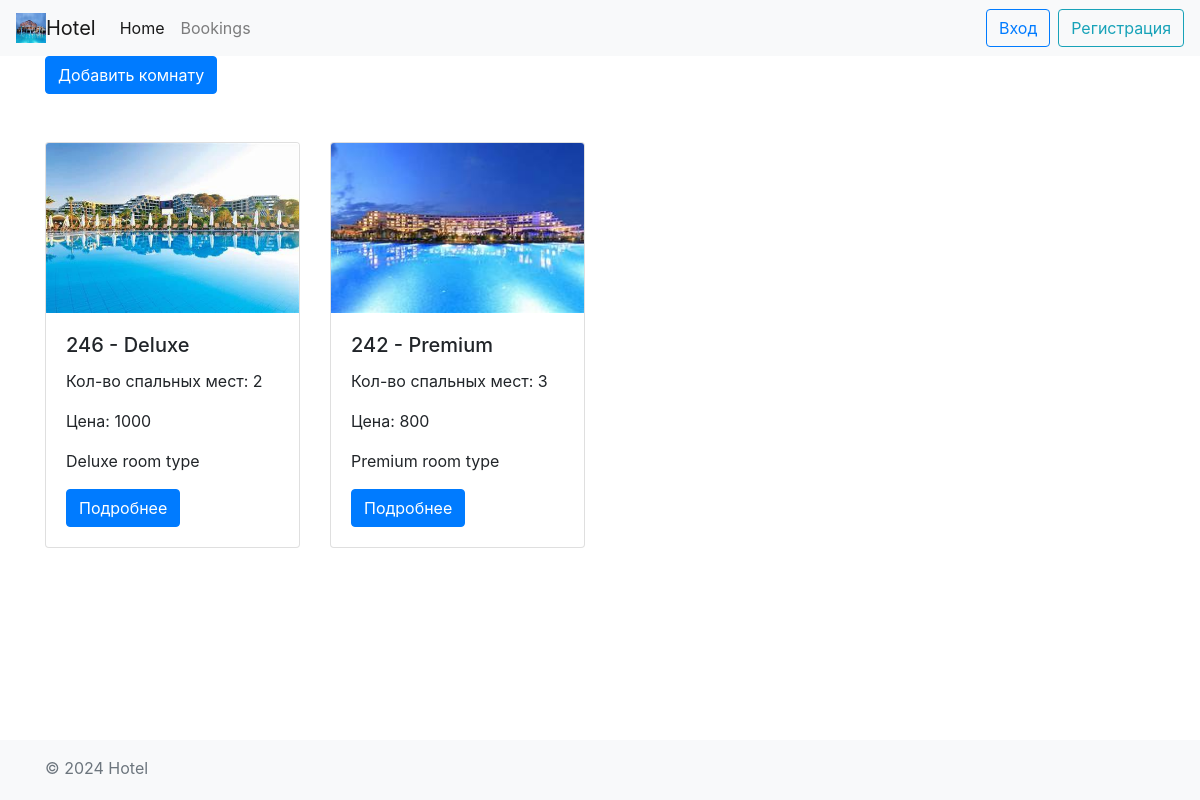
The app's page /, older data.
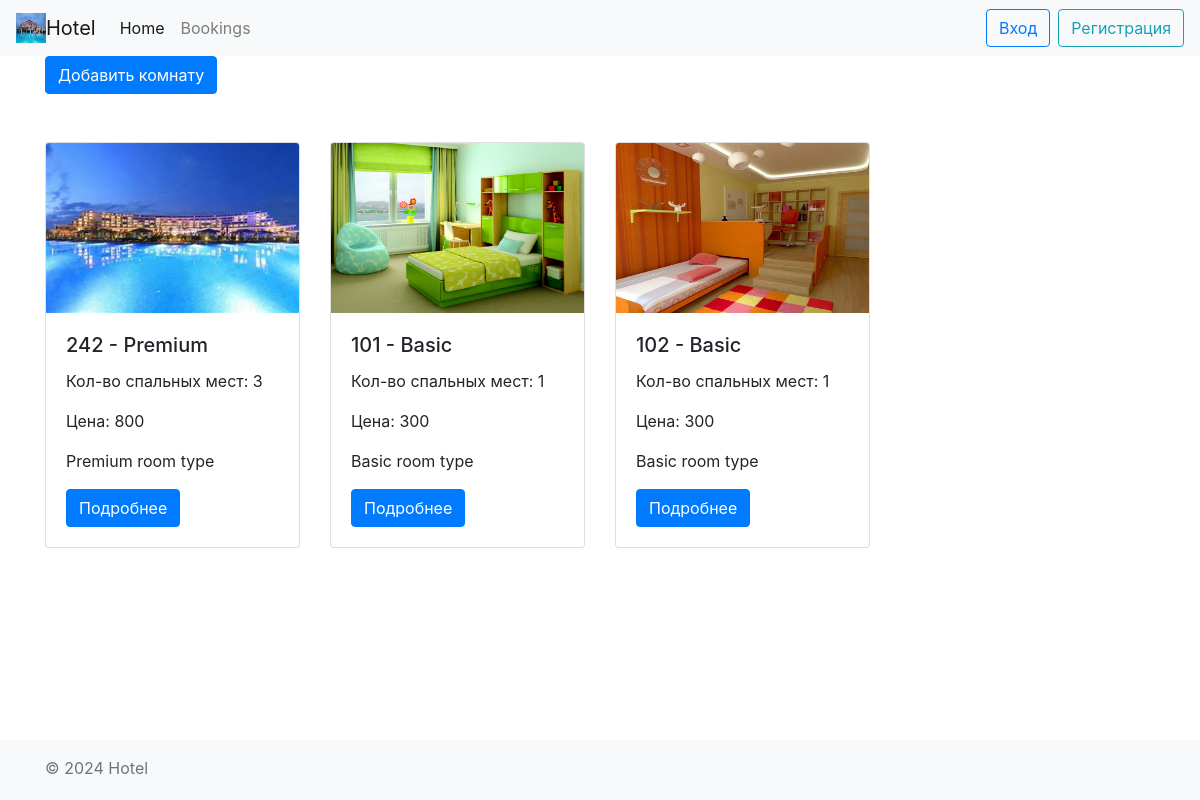
The same page, newer data.
### rooms/models.py (models this page shows, shortened)
class Room(models.Model):
    id = models.AutoField(primary_key=True)
    room_type = models.ForeignKey(RoomType, on_delete=models.CASCADE)
    number = models.IntegerField()
    beds = models.IntegerField()
    price = models.IntegerField()
    is_available = models.BooleanField(default=True)
    image = models.ImageField(upload_to='room_images/', null=True, blank=True)
    description = models.TextField(null=True, blank=True)
    is_deleted = models.BooleanField(default=False)

class RoomType(models.Model):
    id = models.AutoField(primary_key=True)
    name = models.CharField(max_length=50)
    description = models.TextField(null=True, blank=True)

### rooms/views.py (the view)
# urls.py: path('', views.room_list, name='room_list'),
def room_list(request):
    rooms = Room.objects.filter(is_deleted=False)
    return render(request, 'rooms/room_list.html', {'rooms': rooms})

### templates/rooms/room_list.html
{% extends 'layout.html' %}
{% block content %}
    <a href="{% url 'room_create' %}" class="btn btn-primary mb-5">Добавить комнату</a>
    <div class="row">
    {% for room in rooms %}
        <div class="col-sm-6 col-md-4 col-lg-3">
            <div class="card mb-4 box-shadow">
                <img src="{{ room.image.url }}" class="card-img-top" alt="room image" height="170">
                <div class="card-body">
                    <h5 class="card-title">{{ room.number }} - {{ room.room_type.name }}</h5>
                    <p class="card-text">Кол-во спальных мест: {{ room.beds }}</p>
                    <p class="card-text">Цена: {{ room.price }}</p>
                    <p class="card-text">{{ room.room_type.description }}</p>
                    <a href="{% url 'room_detail' room_id=room.id %}" class="btn btn-primary">Подробнее</a>
                </div>
            </div>
        </div>
    {% endfor %}
    </div>
{% endblock %}

### templates/layout.html (shortened to what this page needs)
<!DOCTYPE html>
<html lang="en" style="position: relative; min-height: 100%;">
<head>
    <link href="https://stackpath.bootstrapcdn.com/bootstrap/4.3.1/css/bootstrap.min.css" rel="stylesheet">
</head>
<body style="padding-bottom: 60px;">
<header>
    <nav class="navbar navbar-expand-lg navbar-light bg-light">
        <img src="/media/default.jpg" width="30" height="30" alt="">
        <a class="navbar-brand" href="#">Hotel</a>
        <div class="collapse navbar-collapse justify-content-between" id="navbarNav">
            <ul class="navbar-nav">
                <li class="nav-item active">
                    <a class="nav-link" href="{% url 'room_list' %}">Home <span class="sr-only">(current)</span></a>
                </li>
                <li class="nav-item">
                    <a class="nav-link" href="#">Bookings</a>
                </li>
            </ul>
            {% if not user.is_authenticated %}
            <ul class="navbar-nav">
                <li class="nav-item active mr-2">
                    <button type="button" class="btn btn-outline-primary" data-toggle="modal"
                            data-target="#loginModal">
                        Вход
                    </button>
                </li>
                <li class="nav-item">
                    <button type="button" class="btn btn-outline-info" data-toggle="modal"
                            data-target="#regModal">
                        Регистрация
                    </button>
                </li>
            </ul>
            {% endif %}
        </div>
    </nav>
</header>
<main role="main" class="container">
    {% block content %}
    {% endblock %}
</main>
<footer class="footer mt-auto py-3 bg-light" style="position: absolute; bottom: 0; width: 100%; height: 60px;">
    <div class="container">
        <span class="text-muted">© 2024 Hotel</span>
    </div>
</footer>
</body>
</html>

Row changes from the older to the newer data that the page shows:
no longer on this page (row edited): Room: image (picture), number "246", room_type.name "Deluxe", beds "2", price "1000", room_type.description "Deluxe room type"
added Room: image (picture), number "101", room_type.name "Basic", beds "1", price "300", room_type.description "Basic room type"
added Room: image (picture), number "102", room_type.name "Basic", beds "1", price "300", room_type.description "Basic room type"
